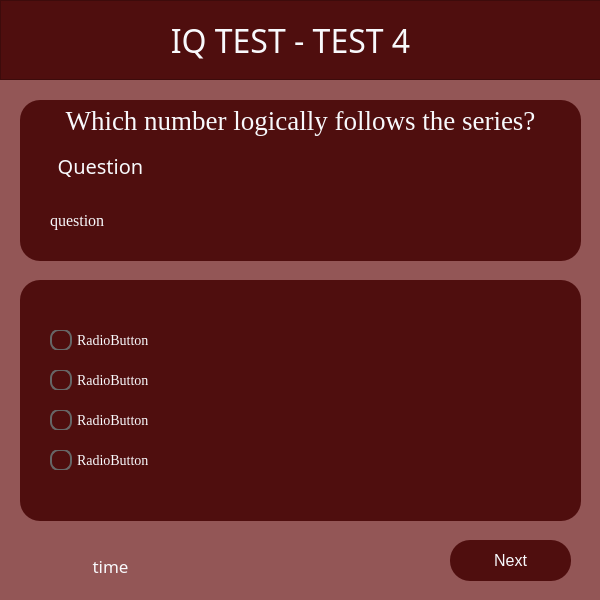
<?xml version="1.0" encoding="UTF-8"?>
<ui version="4.0">
 <class>Test4</class>
 <widget class="QMainWindow" name="Test4">
  <property name="geometry">
   <rect>
    <x>0</x>
    <y>0</y>
    <width>600</width>
    <height>600</height>
   </rect>
  </property>
  <property name="windowTitle">
   <string>MainWindow</string>
  </property>
  <widget class="QWidget" name="centralwidget">
   <property name="styleSheet">
    <string notr="true">QWidget #centralwidget {
	background-color: #935656
}</string>
   </property>
   <widget class="QFrame" name="frame_2">
    <property name="geometry">
     <rect>
      <x>20</x>
      <y>100</y>
      <width>561</width>
      <height>161</height>
     </rect>
    </property>
    <property name="styleSheet">
     <string notr="true">QFrame  {
	background-color: #4F0E0E;
	border-radius: 20px;
}</string>
    </property>
    <property name="frameShape">
     <enum>QFrame::StyledPanel</enum>
    </property>
    <property name="frameShadow">
     <enum>QFrame::Raised</enum>
    </property>
    <widget class="QLabel" name="questionNumberLabel">
     <property name="geometry">
      <rect>
       <x>10</x>
       <y>50</y>
       <width>141</width>
       <height>31</height>
      </rect>
     </property>
     <property name="font">
      <font>
       <family>Century Gothic</family>
       <pointsize>15</pointsize>
      </font>
     </property>
     <property name="styleSheet">
      <string notr="true">color: #F8F9FC</string>
     </property>
     <property name="text">
      <string>Question</string>
     </property>
     <property name="alignment">
      <set>Qt::AlignCenter</set>
     </property>
    </widget>
    <widget class="QLabel" name="questionLabel">
     <property name="geometry">
      <rect>
       <x>30</x>
       <y>100</y>
       <width>501</width>
       <height>41</height>
      </rect>
     </property>
     <property name="font">
      <font>
       <family>Times New Roman</family>
       <pointsize>12</pointsize>
      </font>
     </property>
     <property name="styleSheet">
      <string notr="true">color: #F8F9FC</string>
     </property>
     <property name="text">
      <string>question</string>
     </property>
     <property name="wordWrap">
      <bool>true</bool>
     </property>
    </widget>
    <widget class="QLabel" name="questionNumberLabel_2">
     <property name="geometry">
      <rect>
       <x>30</x>
       <y>0</y>
       <width>501</width>
       <height>41</height>
      </rect>
     </property>
     <property name="font">
      <font>
       <family>Times New Roman</family>
       <pointsize>20</pointsize>
      </font>
     </property>
     <property name="styleSheet">
      <string notr="true">color: #F8F9FC</string>
     </property>
     <property name="text">
      <string>Which number logically follows the series?</string>
     </property>
     <property name="alignment">
      <set>Qt::AlignCenter</set>
     </property>
    </widget>
   </widget>
   <widget class="QFrame" name="frame_3">
    <property name="geometry">
     <rect>
      <x>20</x>
      <y>280</y>
      <width>561</width>
      <height>241</height>
     </rect>
    </property>
    <property name="styleSheet">
     <string notr="true">QFrame {
	background-color: #4F0E0E;
	border-radius: 20px;
}</string>
    </property>
    <property name="frameShape">
     <enum>QFrame::StyledPanel</enum>
    </property>
    <property name="frameShadow">
     <enum>QFrame::Raised</enum>
    </property>
    <widget class="QRadioButton" name="choice1">
     <property name="geometry">
      <rect>
       <x>30</x>
       <y>50</y>
       <width>501</width>
       <height>20</height>
      </rect>
     </property>
     <property name="font">
      <font>
       <family>Times New Roman</family>
       <pointsize>-1</pointsize>
       <bold>false</bold>
       <underline>false</underline>
      </font>
     </property>
     <property name="styleSheet">
      <string notr="true">QRadioButton {
    spacing: 5px; /* Adjust spacing between text and indicator */
    font-size: 14px; /* Adjust font size */
	color: #F8F9FC
}

QRadioButton::indicator {
    width: 18px; /* Adjust indicator size */
    height: 18px; /* Adjust indicator size */
}

QRadioButton::indicator::unchecked {
    border: 2px solid #666; /* Border color of unchecked state */
    border-radius: 9px; /* Border radius to make it round */
}

QRadioButton::indicator::unchecked:hover {
    border: 2px solid #999; /* Border color on hover */
}

QRadioButton::indicator::checked {
    background-color: #007bff; /* Background color of checked state */
    border: 2px solid #007bff; /* Border color of checked state */
    border-radius: 9px; /* Border radius to make it round */
}

QRadioButton::indicator::checked:hover {
    background-color: #0056b3; /* Background color on hover */
    border: 2px solid #0056b3; /* Border color on hover */
}
</string>
     </property>
     <property name="text">
      <string>RadioButton</string>
     </property>
     <property name="checkable">
      <bool>true</bool>
     </property>
     <property name="checked">
      <bool>false</bool>
     </property>
    </widget>
    <widget class="QRadioButton" name="choice2">
     <property name="geometry">
      <rect>
       <x>30</x>
       <y>90</y>
       <width>501</width>
       <height>20</height>
      </rect>
     </property>
     <property name="font">
      <font>
       <family>Times New Roman</family>
       <pointsize>-1</pointsize>
      </font>
     </property>
     <property name="styleSheet">
      <string notr="true">QRadioButton {
    spacing: 5px; /* Adjust spacing between text and indicator */
    font-size: 14px; /* Adjust font size */
	color: #F8F9FC
}

QRadioButton::indicator {
    width: 18px; /* Adjust indicator size */
    height: 18px; /* Adjust indicator size */
}

QRadioButton::indicator::unchecked {
    border: 2px solid #666; /* Border color of unchecked state */
    border-radius: 9px; /* Border radius to make it round */
}

QRadioButton::indicator::unchecked:hover {
    border: 2px solid #999; /* Border color on hover */
}

QRadioButton::indicator::checked {
    background-color: #007bff; /* Background color of checked state */
    border: 2px solid #007bff; /* Border color of checked state */
    border-radius: 9px; /* Border radius to make it round */
}

QRadioButton::indicator::checked:hover {
    background-color: #0056b3; /* Background color on hover */
    border: 2px solid #0056b3; /* Border color on hover */
}
</string>
     </property>
     <property name="text">
      <string>RadioButton</string>
     </property>
    </widget>
    <widget class="QRadioButton" name="choice3">
     <property name="geometry">
      <rect>
       <x>30</x>
       <y>130</y>
       <width>501</width>
       <height>20</height>
      </rect>
     </property>
     <property name="font">
      <font>
       <family>Times New Roman</family>
       <pointsize>-1</pointsize>
      </font>
     </property>
     <property name="styleSheet">
      <string notr="true">QRadioButton {
    spacing: 5px; /* Adjust spacing between text and indicator */
    font-size: 14px; /* Adjust font size */
	color: #F8F9FC
}

QRadioButton::indicator {
    width: 18px; /* Adjust indicator size */
    height: 18px; /* Adjust indicator size */
}

QRadioButton::indicator::unchecked {
    border: 2px solid #666; /* Border color of unchecked state */
    border-radius: 9px; /* Border radius to make it round */
}

QRadioButton::indicator::unchecked:hover {
    border: 2px solid #999; /* Border color on hover */
}

QRadioButton::indicator::checked {
    background-color: #007bff; /* Background color of checked state */
    border: 2px solid #007bff; /* Border color of checked state */
    border-radius: 9px; /* Border radius to make it round */
}

QRadioButton::indicator::checked:hover {
    background-color: #0056b3; /* Background color on hover */
    border: 2px solid #0056b3; /* Border color on hover */
}
</string>
     </property>
     <property name="text">
      <string>RadioButton</string>
     </property>
    </widget>
    <widget class="QRadioButton" name="choice4">
     <property name="geometry">
      <rect>
       <x>30</x>
       <y>170</y>
       <width>501</width>
       <height>20</height>
      </rect>
     </property>
     <property name="font">
      <font>
       <family>Times New Roman</family>
       <pointsize>-1</pointsize>
      </font>
     </property>
     <property name="styleSheet">
      <string notr="true">QRadioButton {
    spacing: 5px; /* Adjust spacing between text and indicator */
    font-size: 14px; /* Adjust font size */
	color: #F8F9FC
}

QRadioButton::indicator {
    width: 18px; /* Adjust indicator size */
    height: 18px; /* Adjust indicator size */
}

QRadioButton::indicator::unchecked {
    border: 2px solid #666; /* Border color of unchecked state */
    border-radius: 9px; /* Border radius to make it round */
}

QRadioButton::indicator::unchecked:hover {
    border: 2px solid #999; /* Border color on hover */
}

QRadioButton::indicator::checked {
    background-color: #007bff; /* Background color of checked state */
    border: 2px solid #007bff; /* Border color of checked state */
    border-radius: 9px; /* Border radius to make it round */
}

QRadioButton::indicator::checked:hover {
    background-color: #0056b3; /* Background color on hover */
    border: 2px solid #0056b3; /* Border color on hover */
}
</string>
     </property>
     <property name="text">
      <string>RadioButton</string>
     </property>
    </widget>
   </widget>
   <widget class="QPushButton" name="pushButton">
    <property name="geometry">
     <rect>
      <x>480</x>
      <y>710</y>
      <width>75</width>
      <height>24</height>
     </rect>
    </property>
    <property name="text">
     <string>PushButton</string>
    </property>
   </widget>
   <widget class="QPushButton" name="pushButton_2">
    <property name="geometry">
     <rect>
      <x>690</x>
      <y>710</y>
      <width>75</width>
      <height>24</height>
     </rect>
    </property>
    <property name="text">
     <string>PushButton</string>
    </property>
   </widget>
   <widget class="QFrame" name="frame">
    <property name="geometry">
     <rect>
      <x>0</x>
      <y>0</y>
      <width>601</width>
      <height>80</height>
     </rect>
    </property>
    <property name="styleSheet">
     <string notr="true">QFrame {
	background-color: #4F0E0E;
}</string>
    </property>
    <property name="frameShape">
     <enum>QFrame::StyledPanel</enum>
    </property>
    <property name="frameShadow">
     <enum>QFrame::Raised</enum>
    </property>
    <widget class="QLabel" name="titleLabel">
     <property name="geometry">
      <rect>
       <x>100</x>
       <y>20</y>
       <width>381</width>
       <height>41</height>
      </rect>
     </property>
     <property name="font">
      <font>
       <family>Century Gothic</family>
       <pointsize>24</pointsize>
      </font>
     </property>
     <property name="styleSheet">
      <string notr="true">color: #F8F9FC</string>
     </property>
     <property name="text">
      <string>IQ TEST - TEST 4</string>
     </property>
     <property name="alignment">
      <set>Qt::AlignCenter</set>
     </property>
    </widget>
   </widget>
   <widget class="QPushButton" name="nextButton">
    <property name="geometry">
     <rect>
      <x>450</x>
      <y>540</y>
      <width>121</width>
      <height>41</height>
     </rect>
    </property>
    <property name="styleSheet">
     <string notr="true">QPushButton {
    background-color: #4F0E0E;
    border: none;
    color: #F8F9FC;
    padding: 10px 20px;
    border-radius: 20px;
    font-size: 16px;
}

QPushButton:hover {
    background-color: #DE3C3C;
	color: white;
}</string>
    </property>
    <property name="text">
     <string>Next</string>
    </property>
   </widget>
   <widget class="QLabel" name="timeLabel">
    <property name="geometry">
     <rect>
      <x>30</x>
      <y>550</y>
      <width>161</width>
      <height>31</height>
     </rect>
    </property>
    <property name="font">
     <font>
      <family>Century Gothic</family>
      <pointsize>13</pointsize>
     </font>
    </property>
    <property name="styleSheet">
     <string notr="true">color: #F8F9FC</string>
    </property>
    <property name="text">
     <string>time</string>
    </property>
    <property name="alignment">
     <set>Qt::AlignCenter</set>
    </property>
   </widget>
  </widget>
 </widget>
 <resources/>
 <connections/>
</ui>
